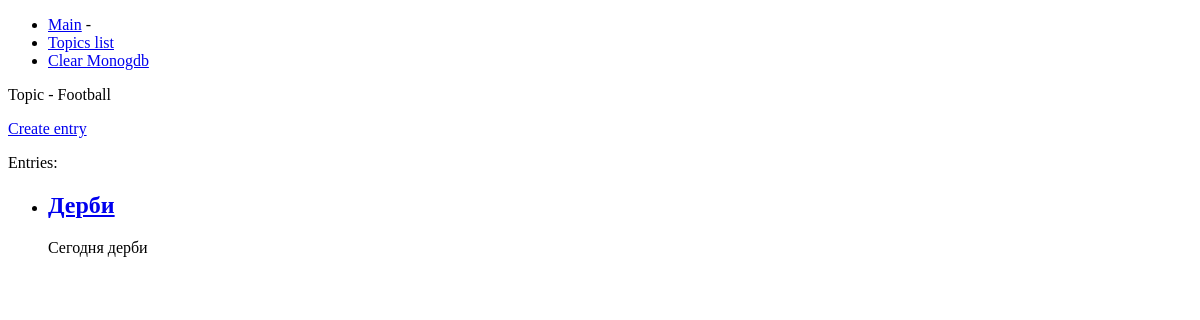
Before: /entries/xxx1 with the older database file.
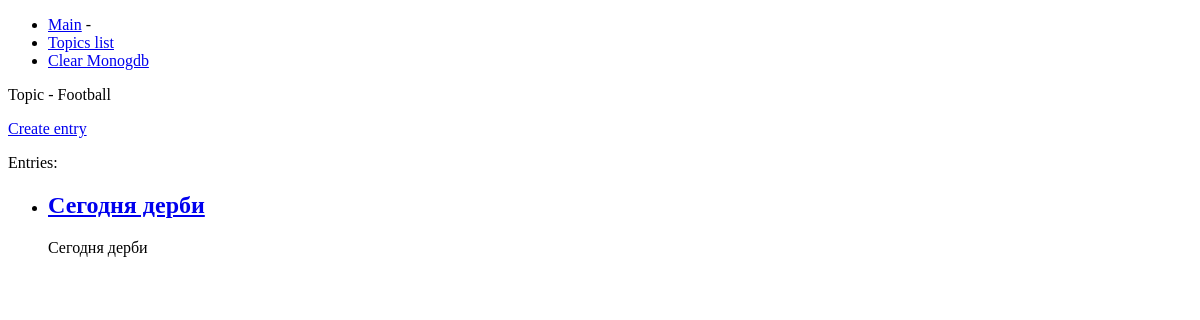
After: the same page with the newer database file.
### social_networks/models.py (models this page shows, shortened)
class Topic(models.Model):
    name = models.CharField(max_length=200)

class Entry(models.Model):
    class Meta:
        verbose_name_plural = "Entries"
    topic = models.ForeignKey(Topic, on_delete=models.CASCADE)
    title = models.CharField(max_length=200)
    text = models.TextField()

### social_networks/views.py (the view)
# urls.py: path('entries/xxx<int:topic_id>', views.entries, name="entries"),
def entries(request, topic_id):
    topic = Topic.objects.get(id=topic_id)
    entries = topic.entry_set.all()
    content = {'topic': topic, 'entries': entries}
    return render(request, 'social_networks/entries.html', content)

### social_networks/templates/social_networks/entries.html (shortened to what this page needs)
{% extends 'social_networks/base.html' %}
            {% block content %}
                <p>Topic - {{ topic.name }}</p>
                <div>
                    <a href="{% url 'social_networks:create_entry' topic.id %}">Create entry</a>
                </div>
                <p>Entries:</p>
                <ul>
                    {% for entry in entries %}
                    <li>
                        <h2>
                            <a href="{% url 'social_networks:entry_page' topic.id entry.id %}">{{ entry.title }}</a>
                        </h2>
                        <p>{{ entry.text }}</p>
                    </li>
                    {% endfor %}
                </ul>
            {% endblock content %}

### social_networks/templates/social_networks/base.html (shortened to what this page needs)
{% load static %}
<!DOCTYPE html>
<html>
    <head>
    </head>
    <body>
        <header>
            <nav>
                <ul>
                    <li>
                        <a href="{% url 'social_networks:index' %}">Main</a> -
                    </li>
                    <li>
                        <a href="{% url 'social_networks:topics_list' %}">Topics list</a>
                    </li>
                    <li>
                        <a href="{% url 'social_networks:clear_mongodb' %}">Clear Monogdb</a>
                    </li>
                </ul>
            </nav>
        </header>
        <main>
            <div>
                {% block content %}{% endblock content %}
            </div>
        </main>
    </body>
</html>

Changed rows visible on the page:
removed Entry: title "Дерби", text "Сегодня дерби"
added Entry: title "Сегодня дерби", text "Сегодня дерби"
